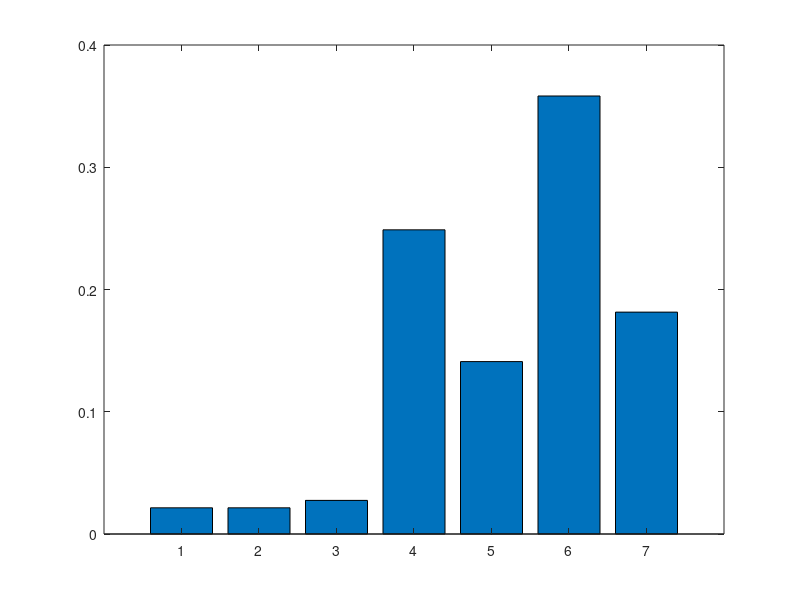

Recreate this plot in MATLAB.
disp("zadInstrukcja")
clear all
v = [1,1,2,2,2,3,3,3,4,4,5,5,6,6,7;
     4,6,3,4,5,5,6,7,5,6,4,6,4,7,6];
d=0.85;
N=7;
I=speye(N);
B = sparse(v(2,:),v(1,:),1);
A = sparse(diag(1./sum(B)));
M = I-d*B*A;
b(1:N,1)=(1-d)/N;

r=M\b;
bar(r);
